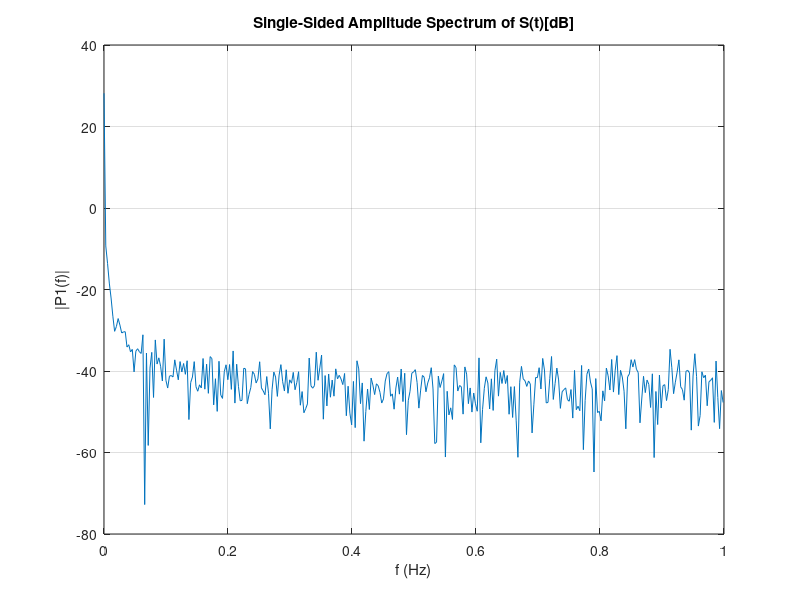
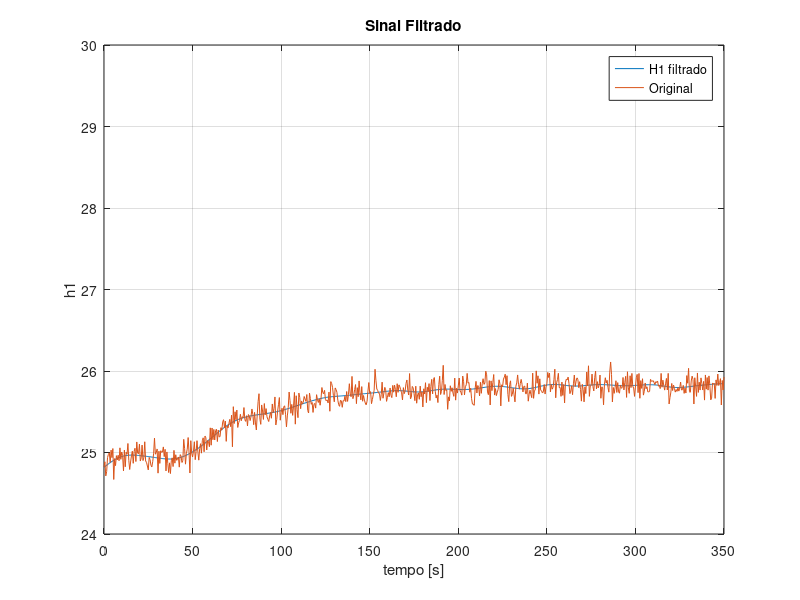

Recreate these plots in MATLAB, in order.
clear, close all
load('dados_tanque.mat');
h1 = h1_ruido(500:1200);

Fs = 2;
fs = Fs;
T = 0.5;
L = size(h1,2);
t = (0:L-1)*T;

S = h1;
Y = fft(S);
P2 = abs(Y/L);
P1 = P2(1:L/2+1);
P1(2:end-1) = 2*P1(2:end-1);


f = (Fs*(0:(L/2))/L);
figure(1)

plot(f,mag2db(P1)) 
title('Single-Sided Amplitude Spectrum of S(t)[dB]')
xlabel('f (Hz)')
ylabel('|P1(f)|')
grid on

figure(2)
Wc = 0.1;
[b,a] = cheby2(5,60,Wc);
f_h1 = filtfilt(b,a,h1);
plot(t,f_h1);
hold on
plot(t,S);
grid on
title('Sinal Filtrado')
xlabel('tempo [s]')
ylabel('h1')
legend('H1 filtrado', 'Original')
ylim([24 30])
